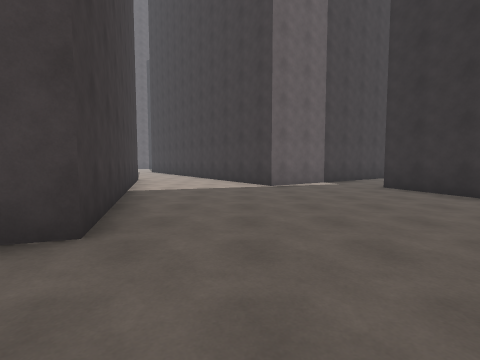
[1] (above)

19 first-person views from a walk through a scene from a Unity 3-D project. The camera is 1.4 m above the floor, tilts 4° down and sees 85° across. The floor is counted in squares, 2 m on a side. Each view is taken from the middle of a square. On the plan, view 1 faces up. The plan holds only what a view shows up to about 9 squares ahead; the rest is blank. The place goes on beyond the plan. The player character is not drawn.

[2]
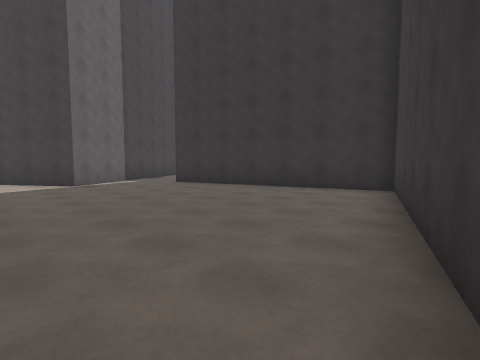

[3]
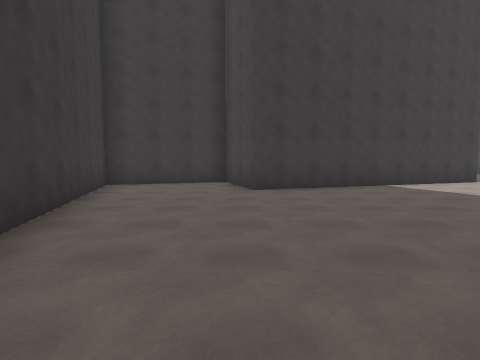

[4]
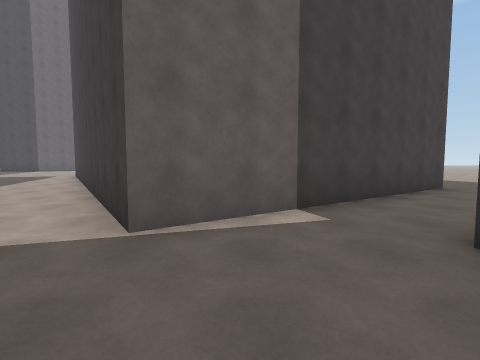

[5]
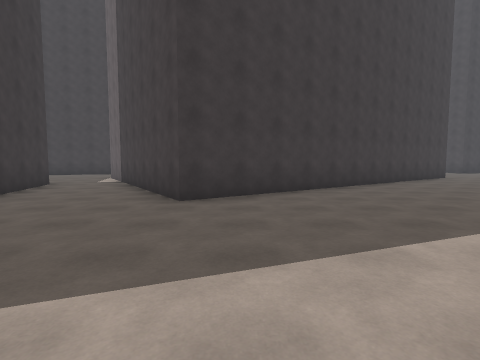

[6]
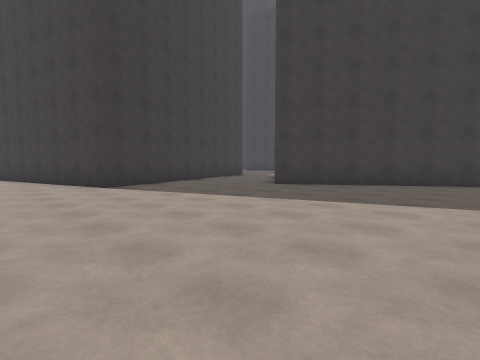

[7]
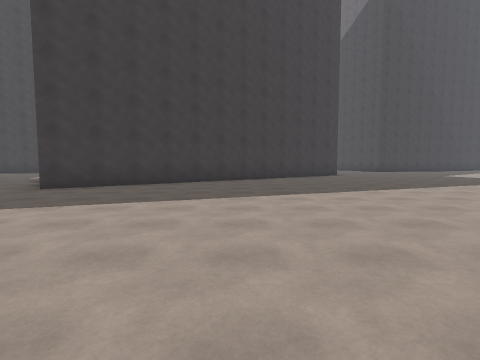

[8]
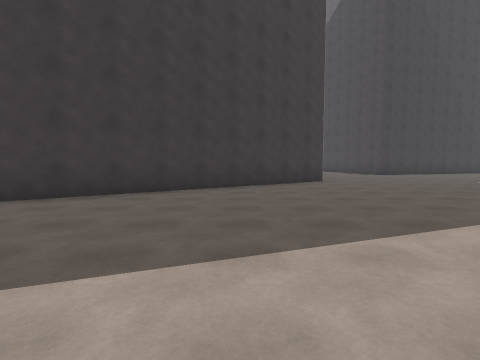

[9]
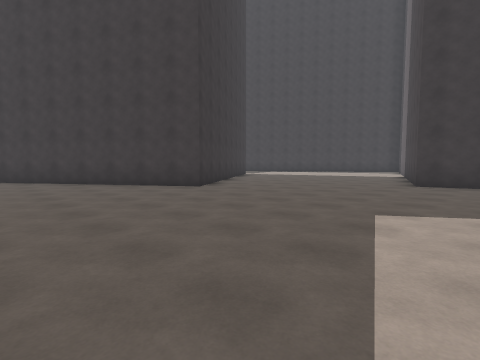

[10]
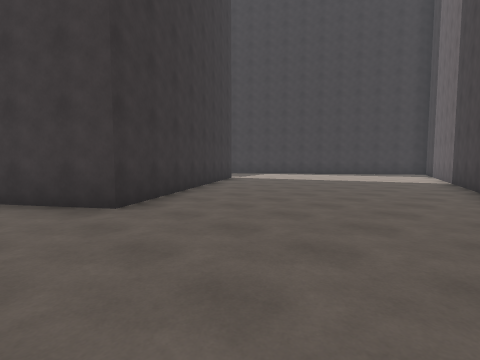

[11]
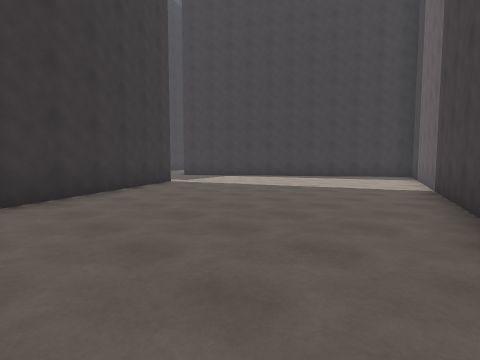

[12]
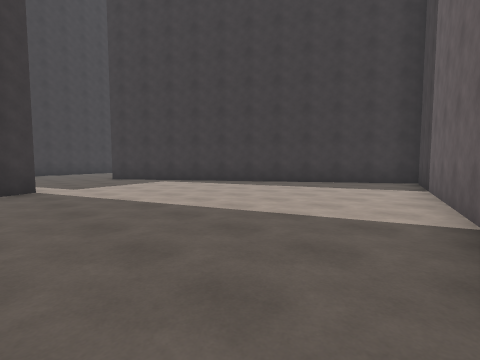

[13]
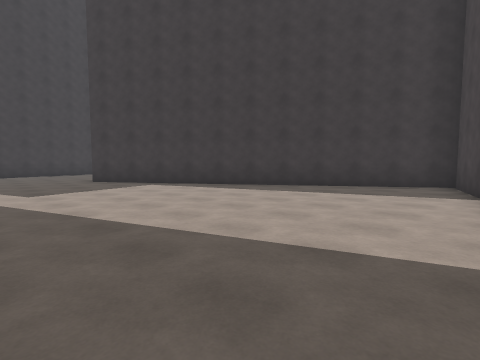

[14]
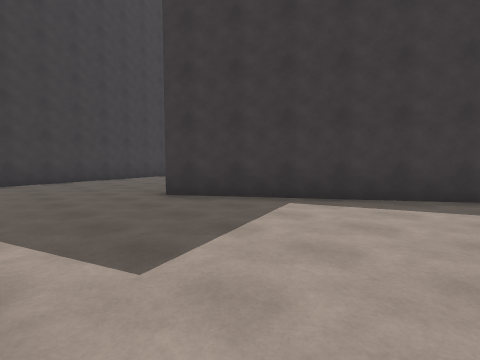

[15]
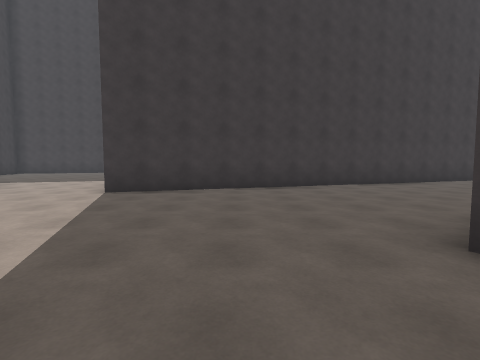

[16]
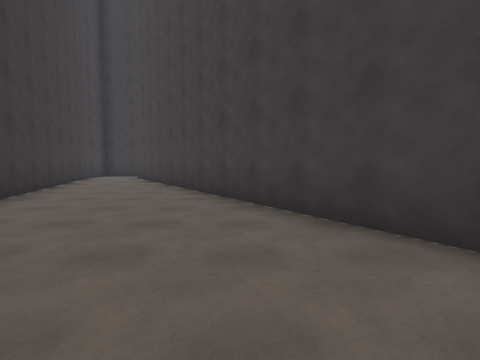

[17]
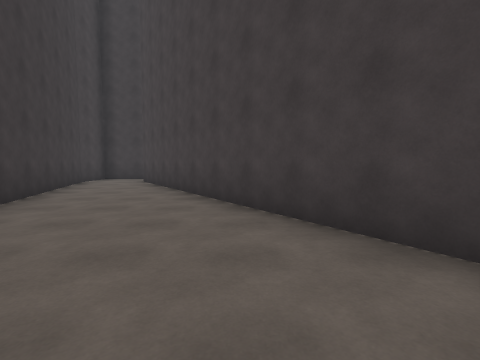

[18]
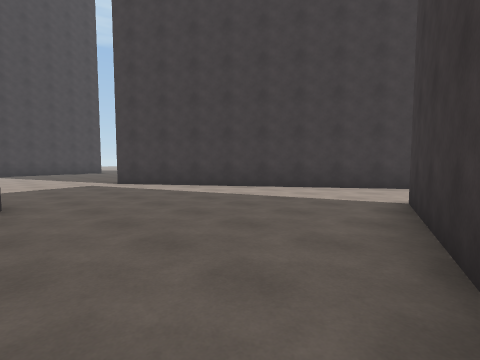

[19]
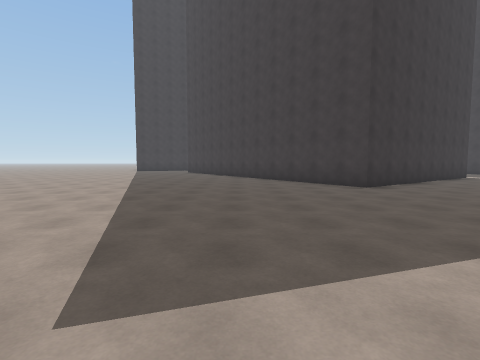

### Floor plan
Points are (right, up) in squares from view 1. A wall is a line through its corners. A room is listed if a view was taken in it or the views show most of it. See-through windows are left out.
Room 1 (views 1, 2, 3, 4)
walls: (-2.7, 6.3) (-1.4, 2.3) (-4, 1.5) (-2.9, -2) (5.9, 0.8) (3.9, 7.1); (2.9, 8.9) (0.9, 7.5) (-0.1, 8.9)
ways out: opening at (-1.7, 8) to room 2; opening at (4, 8) to room 2
Room 2 (views 5, 6, 7, 8, 9, 10, 11, 12, 13, 14, 15, 16, 17, 18, 19)
walls: (-0.1, 8.9) (-5.9, 17.6) (0.6, 22) (7.4, 11.9) (2.9, 8.9); (-4.1, 27.7) (-3.7, 26.3) (-14.7, 23.2); (3.9, 7.1) (6.5, 7.9); (9.4, 8.9) (11.6, 9.6) (13.1, 5.2); (-15, 23.2) (-8.8, 14) (-18.1, 7.7); (-18, 5.6) (-3.9, 10.1) (-2.7, 6.3)
ways out: opening at (-1.7, 8) to room 1; opening at (4, 8) to room 1; opening at (-17, 7)

Where each view was taken, in squares from view 1:
view 1: 0 up, 0 right, facing up
view 2: 1 down, 1 left, facing up-right
view 3: 2 up, 5 right, facing left
view 4: 5 up, 2 right, facing up
view 5: 13 up, 12 right, facing left
view 6: 17 up, 14 right, facing down-left
view 7: 17 up, 14 right, facing left
view 8: 19 up, 10 right, facing left
view 9: 28 up, 5 right, facing down-left
view 10: 26 up, 2 right, facing down-left
view 11: 26 up, 1 left, facing down-left
view 12: 25 up, 5 left, facing down-left
view 13: 24 up, 6 left, facing down-left
view 14: 19 up, 6 left, facing down-left
view 15: 16 up, 7 left, facing down
view 16: 12 up, 7 left, facing left
view 17: 11 up, 9 left, facing left
view 18: 9 up, 9 left, facing up-right
view 19: 29 up, 4 right, facing down
